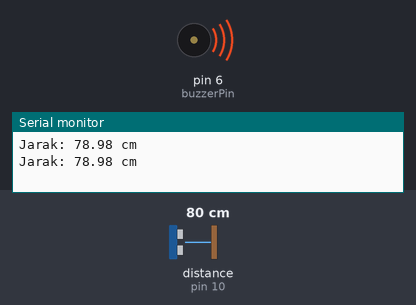
The sketch below on a simulated Arduino Uno, built with avr-gcc and run on an emulated ATmega328P. Parts: buzzer (waves = sounding), the last lines printed to the serial monitor. Wiring (inferred from the names in the program): ultrasonic range finder: trigger pin 9; echo pin 10. The inputs (shaded band) are chosen by the test bench; at power-on: distance to the obstacle (sensor on pin 10) 80 cm. The echo pulse lasts 58.3 µs per cm.

Above: at 0.9 s.
1.7 s: distance to the obstacle (sensor on pin 10) set to 12 cm
5.2 s: distance to the obstacle (sensor on pin 10) set to 9 cm
At 6.3 s:
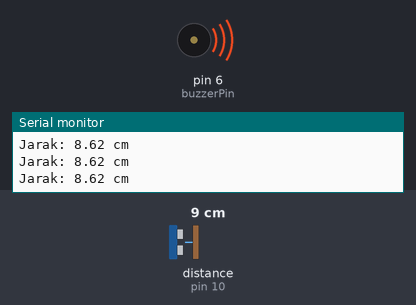
6.8 s: distance to the obstacle (sensor on pin 10) set to 35 cm
At 7.16 s:
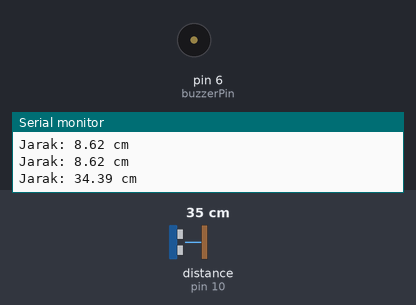
10.3 s: distance to the obstacle (sensor on pin 10) set to 2 cm
Timing chart, 0 to 12.9 s (numbered marks = the images above; inputs shaded):
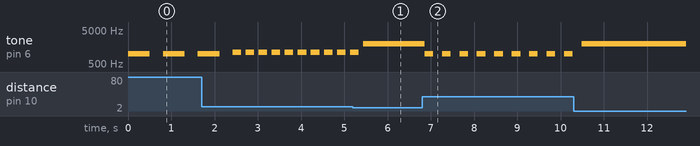

The sketch:

parksensor.ino
```cpp
// Deklarasi pin
const int trigPin = 9;
const int echoPin = 10;
const int buzzerPin = 6;

// Variabel
long duration;
float distance;

void setup() {
  pinMode(trigPin, OUTPUT);
  pinMode(echoPin, INPUT);
  pinMode(buzzerPin, OUTPUT);
  Serial.begin(9600);
}

void loop() {
  // Mengirim gelombang ultrasonik
  digitalWrite(trigPin, LOW);
  delayMicroseconds(2);
  digitalWrite(trigPin, HIGH);
  delayMicroseconds(10);
  digitalWrite(trigPin, LOW);

  // Membaca durasi pantulan
  duration = pulseIn(echoPin, HIGH);

  // Menghitung jarak (cm)
  distance = duration * 0.034 / 2;

  Serial.print("Jarak: ");
  Serial.print(distance);
  Serial.println(" cm");

  // ====== LOGIKA SENSOR PARKIR ======

  // 1. Jika jarak >= 30 cm → bunyi putus-putus medium
  if (distance >= 50) {
    tone(buzzerPin, 1000);   // frekuensi medium
    delay(500);
    noTone(buzzerPin);
    delay(300);
  }

  // 2. Jika jarak >= 20 cm dan < 30 cm → bunyi terus medium
  else if (distance >= 25 && distance < 50) {
    tone(buzzerPin, 1000);   // frekuensi medium
    delay(200);
    noTone(buzzerPin);
    delay(200);
  }

  // 3. Jika jarak < 30 cm → bunyi terus high
  else if (distance < 25 && distance >= 10) {
    tone(buzzerPin, 1100);   // frekuensi lebih tinggi (lebih nyaring)
    delay(200);
    noTone(buzzerPin);
    delay(100);
  }

  // 4. Jika jarak < 10 cm → bunyi terus very high
  else if (distance < 10) {
    tone(buzzerPin, 2000);   // frekuensi lebih tinggi lagi (lebih nyaring)
    delay(100);
  }
}
```

Measured:
- the behaviour switches between 11 and 10 cm on distance to the obstacle (sensor on pin 10) (found by bisection; images 0 and 1)
- after the input at 6.8 s, tone on pin 6 (buzzerPin): alternates 1000 Hz for 0.20 s and silent for 0.20 s, starting after 0.06 s
- by itself, tone on pin 6 (buzzerPin): repeats every 0.30 s: 1100 Hz 0.20 s, silent 0.10 s
